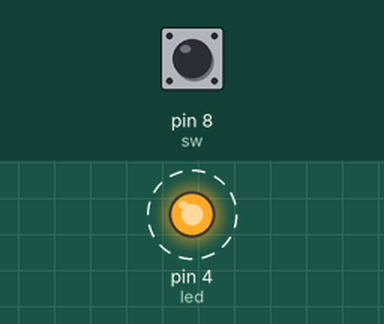
The sketch below on a simulated Arduino Uno, built with avr-gcc and run on an emulated ATmega328P. On the bench: output pins drawn as LEDs (lit = HIGH). Dashed ring = blinking. The inputs (shaded band) are chosen by the test bench; at power-on: pin 8 (sw) HIGH.

Above: at 0.5 s.
Timing chart, 0 to 4.6 s (numbered marks = the images above):
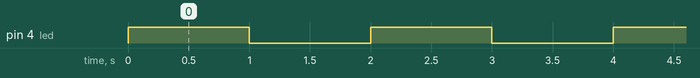

The sketch:

Example2.ino
```cpp
int led = 4;
int sw = 8;
int D1 = 1000;
int D2 = 400;
void setup()
{
  pinMode(led, OUTPUT);
  pinMode(sw,INPUT_PULLUP);
}
void loop()
{
  int D;
  if (digitalRead(sw)==1){D = D1;}
  else {D = D2;}
  digitalWrite(led, HIGH);
  delay(D);
  digitalWrite(led, LOW);
  delay(D);
}
```

Measured:
- by itself, pin 4 (led): alternates HIGH for 1.0 s and LOW for 1.0 s
